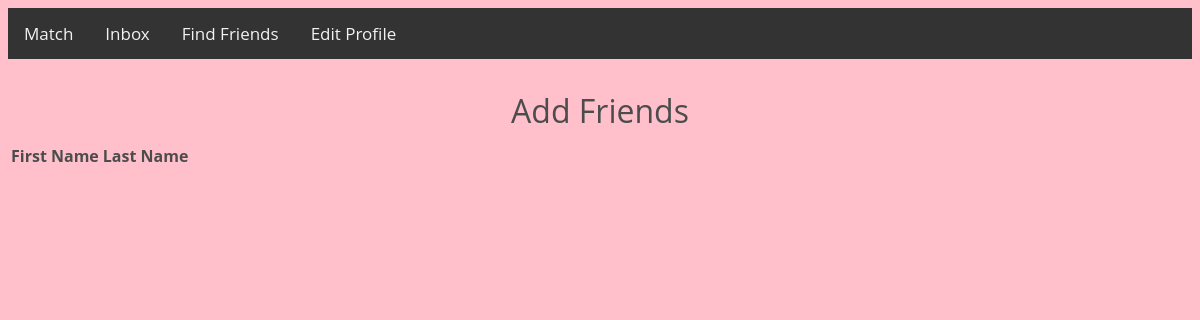
Page /add_friends/anwu8 on the earlier database version.
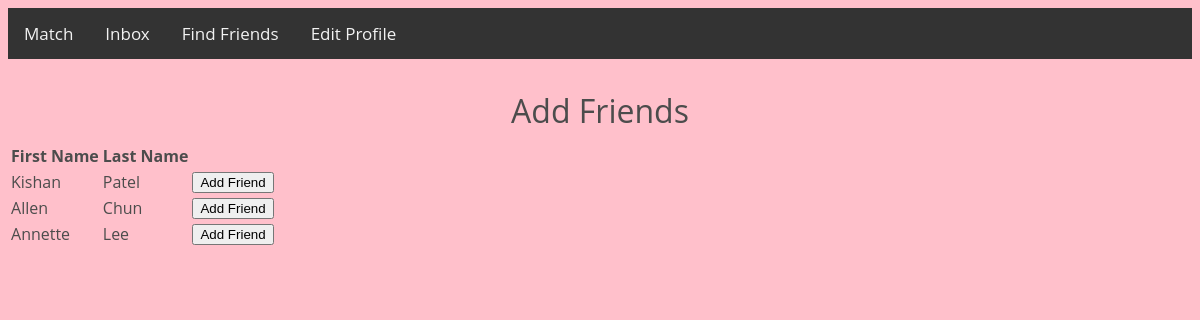
Same page on the later database version.
### tables this page shows
CREATE TABLE users (
    id integer primary key autoincrement,
    firstname text not null,
    lastname text not null,
    username text not null,
    password text not null,
    college text,
    class_year text,
    gender text,
    orientation text,
    preference text
);

### main.py (the view)
@app.route('/add_friends/<username>', methods=['POST','GET'])
def add_friends(username):
    residential_college = request.args.get('residential_college')
    class_year = request.args.get('class_year')
    gender = request.args.get('gender')
    orientation = request.args.get('orientation')
    potential_friends = retrieve_potential_friends(username, residential_college, class_year, gender, orientation)
    return render_template('add_friends.html', username=username, potential_friends=potential_friends)

### templates/add_friends.html (shortened to what this page needs)
<html lang="en">
<head>
    <link href="/static/css/add_friends.css" rel="stylesheet" type="text/css" media="all">
    <link href="/static/css/main.css" rel="stylesheet" type="text/css" media="all">
    <link href="/static/css/profile.css" rel="stylesheet" type="text/css" media="all">
</head>
<body>
    {% include "header.html" %}
    <h1>Add Friends</h1>
    <table>
        <tr>
            <th>First Name</th>
            <th>Last Name</th>
            <th></th>
        </tr>
        {% for potential_friend in potential_friends: %}
        <tr>
            <td>{{potential_friend[1]}}</td>
            <td>{{potential_friend[2]}}</td>
            <td><button id="friend" value="{{potential_friend[0]}}" onclick="addFriend()" type="button">Add Friend</button></td>
        </tr>
        {% endfor %}
    </table>
</body>
</html>

### templates/header.html
<html lang="en">
<head>
    <link href="/static/css/header.css" rel="stylesheet" type="text/css" media="all">
</head>
<body>
    <div class="topnav">
    <a href="/">Match</a>
    <a href="inbox">Inbox</a>
    <a href="{{ url_for('find_friends', username=username) }}">Find Friends</a>
    <a href="{{ url_for('profile', username=username) }}">Edit Profile</a>
    </div>
</body>
</html>

### static/css/main.css (style rules this page uses)
body, input, textarea, select { font-family: 'Open Sans', sans-serif; font-size: 12px; color: #4c4c4c; }
body { background-color: #FFC0CB; }
h1 { font-size: 32px; font-weight: 400; color: #4c4c4c; text-align: center; padding-top: 10px; margin-top: 20px; margin-bottom: 10px; }

### static/css/profile.css (style rules this page uses)
body { background-color: pink; }

### static/css/header.css (style rules this page uses)
.topnav { background-color: #333; overflow: hidden; }
.topnav a { float: left; color: #f2f2f2; text-align: center; padding: 14px 16px; text-decoration: none; font-size: 17px; }

Differences in the rows shown:
now on this page (row edited): users: firstname "Kishan", lastname "Patel", {{ potential_friend[0] }} 1 (drawn)
added users: firstname "Allen", lastname "Chun", {{ potential_friend[0] }} 3 (drawn)
added users: firstname "Annette", lastname "Lee", {{ potential_friend[0] }} 4 (drawn)
